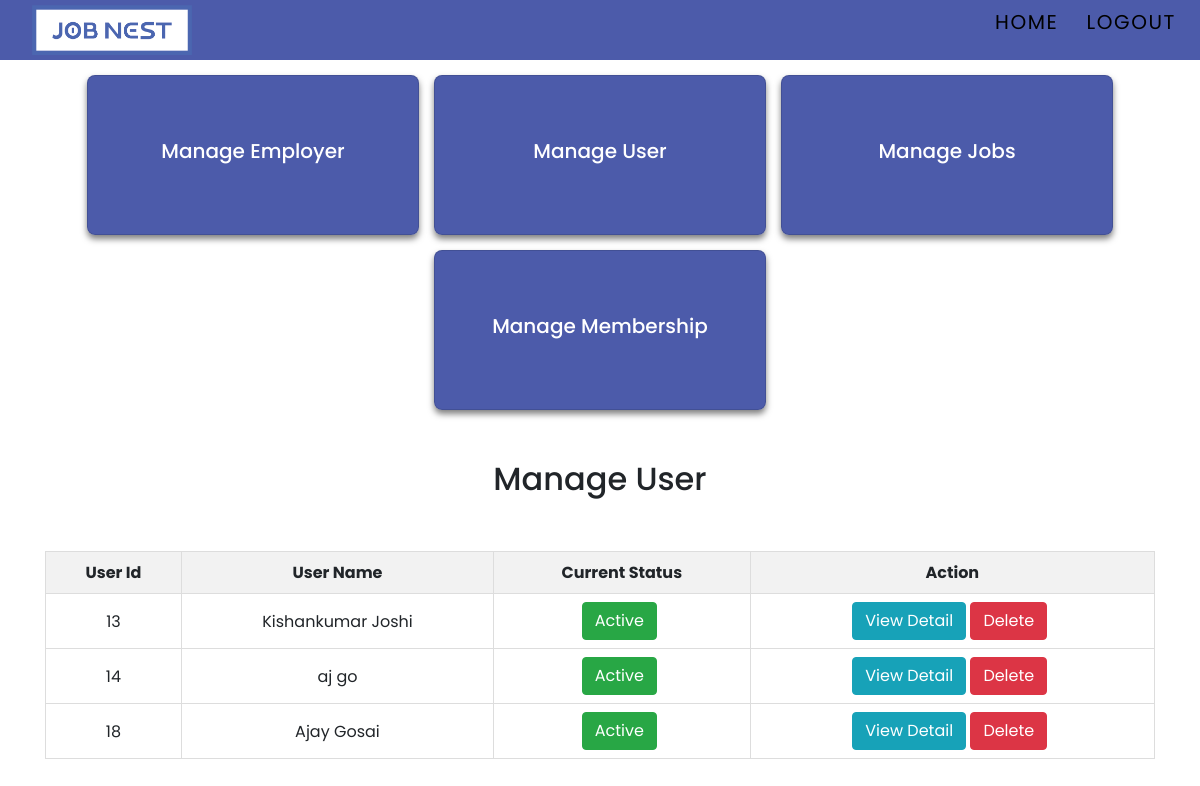
Before: /Admin/manageuser.php (signed in) with the older database file.
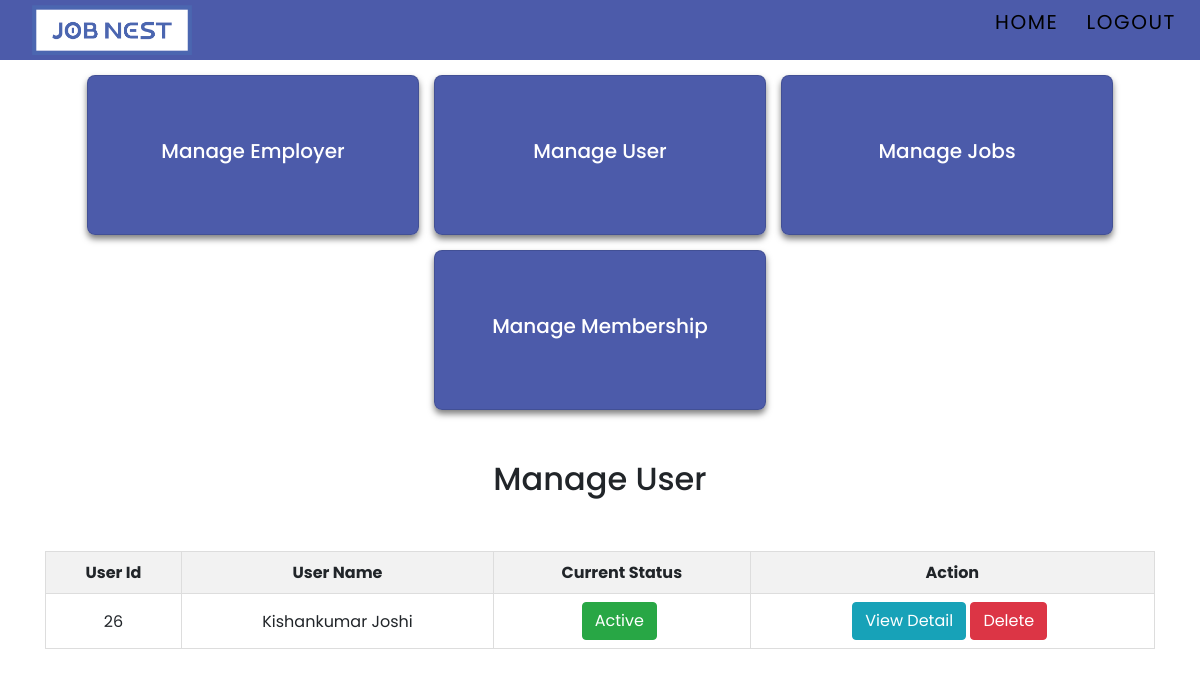
After: the same page with the newer database file.
### tables this page shows
CREATE TABLE `tbl_users` (
  `User_id` int(11) NOT NULL,
  `First_Name` varchar(40) NOT NULL,
  `Last_Name` varchar(40) NOT NULL,
  `Email` varchar(80) NOT NULL,
  `Password` varchar(250) NOT NULL,
  `Phone` bigint(20) NOT NULL,
  `User` varchar(20) NOT NULL,
  `Status` int(11) NOT NULL
);

### Admin/manageuser.php (the view, shortened to what this page needs)
<?php include 'adminheader.php';
$usertype = "job seeker";
$sql = "SELECT User_id, First_Name, Last_Name, Status FROM tbl_users where User = '$usertype'";
$result = $dbconnection->query($sql);
$users = [];
if ($result->num_rows > 0) {
    while($row = $result->fetch_assoc()) {
        $users[] = $row;
    }
} else {
    echo "0 results";
}
?>
<!DOCTYPE html>
<html>
<head>
    <link rel="stylesheet" href="https://stackpath.bootstrapcdn.com/bootstrap/4.5.2/css/bootstrap.min.css">
</head>
<body>
<div class="container">
    <h2> Manage User</h2>
    <div class="table-container">
    <table>
        <thead>
            <tr>
                <th>User Id</th>
                <th>User Name</th>
                <th>Current Status</th>
                <th>Action</th>
            </tr>
        </thead>
        <tbody>
        <?php foreach ($users as $user): ?>
            <tr id="user-<?php echo $user['User_id']; ?>">
            <td><?php echo htmlspecialchars($user['User_id']); ?></td>
            <td><?php echo htmlspecialchars($user['First_Name']) . " " . htmlspecialchars($user['Last_Name']); ?></td>
            <td><form method="post" action="">
                        <center>
                            <button type="submit" class="btn <?php echo $user['Status'] ? 'btn-success' : 'btn-danger'; ?>" name="toggle_status">
                                <?php echo $user['Status'] ? 'Active' : 'Deactive'; ?>
                            </button>
                        </center>
                </form>
            </td>
            <td>
                <a href="viewjobseeker.php?user_id=<?php echo $user['User_id']; ?>" class="btn btn-info">View Detail</a>
                <button onclick="deleteJobSeeker(<?php echo $user['User_id']; ?>);" class="btn btn-danger">Delete</button>
            </td>
            </tr>
        <?php endforeach; ?>
        </tbody>
    </table>
</div>
</body>
</html>

Changed rows visible on the page:
removed tbl_users: User_id "13", First_Name "Kishankumar", Last_Name "Joshi", Status "Active"
removed tbl_users: User_id "14", First_Name "aj", Last_Name "go", Status "Active"
removed tbl_users: User_id "18", First_Name "Ajay", Last_Name "Gosai", Status "Active"
added tbl_users: User_id "26", First_Name "Kishankumar", Last_Name "Joshi", Status "Active"
